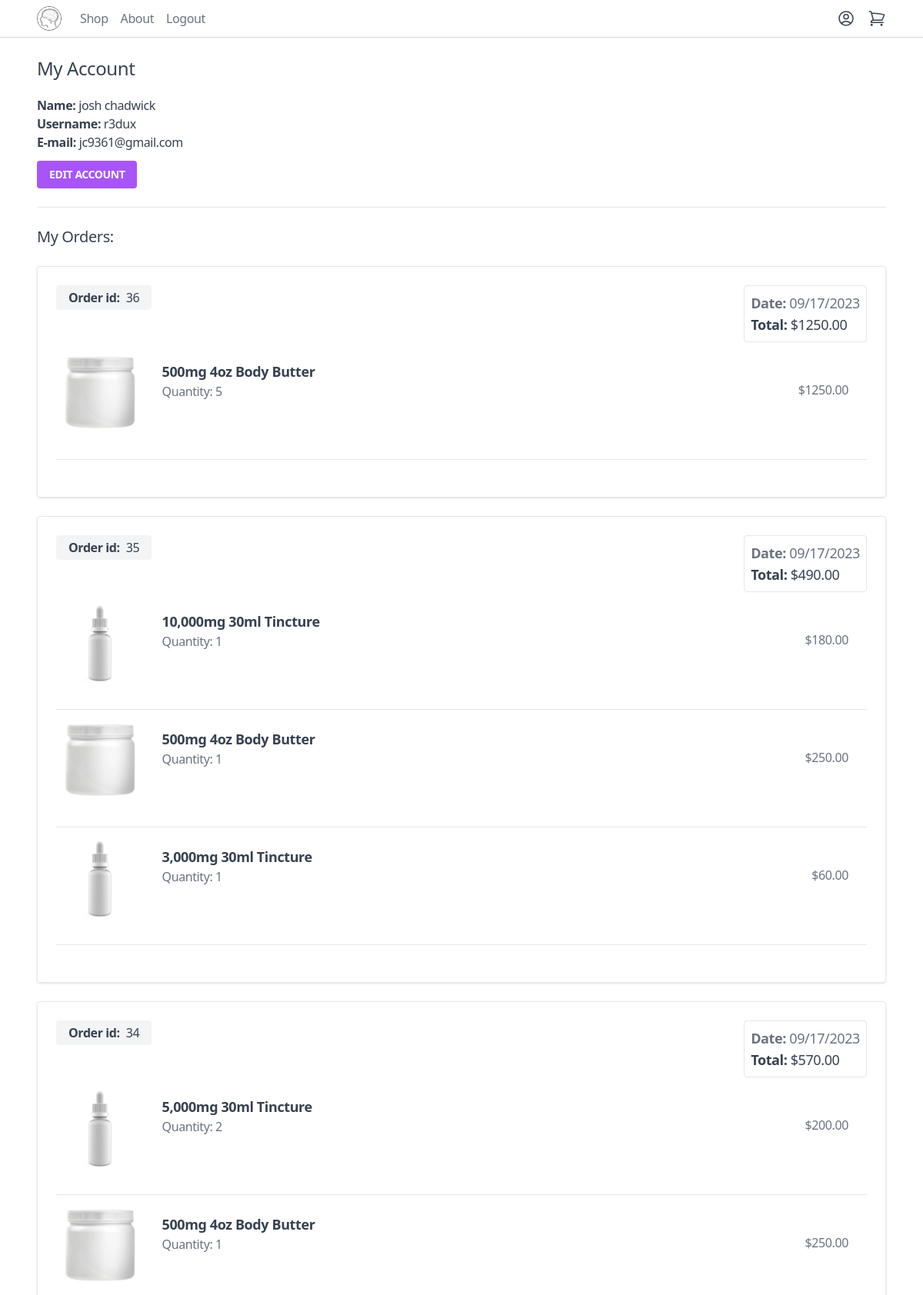
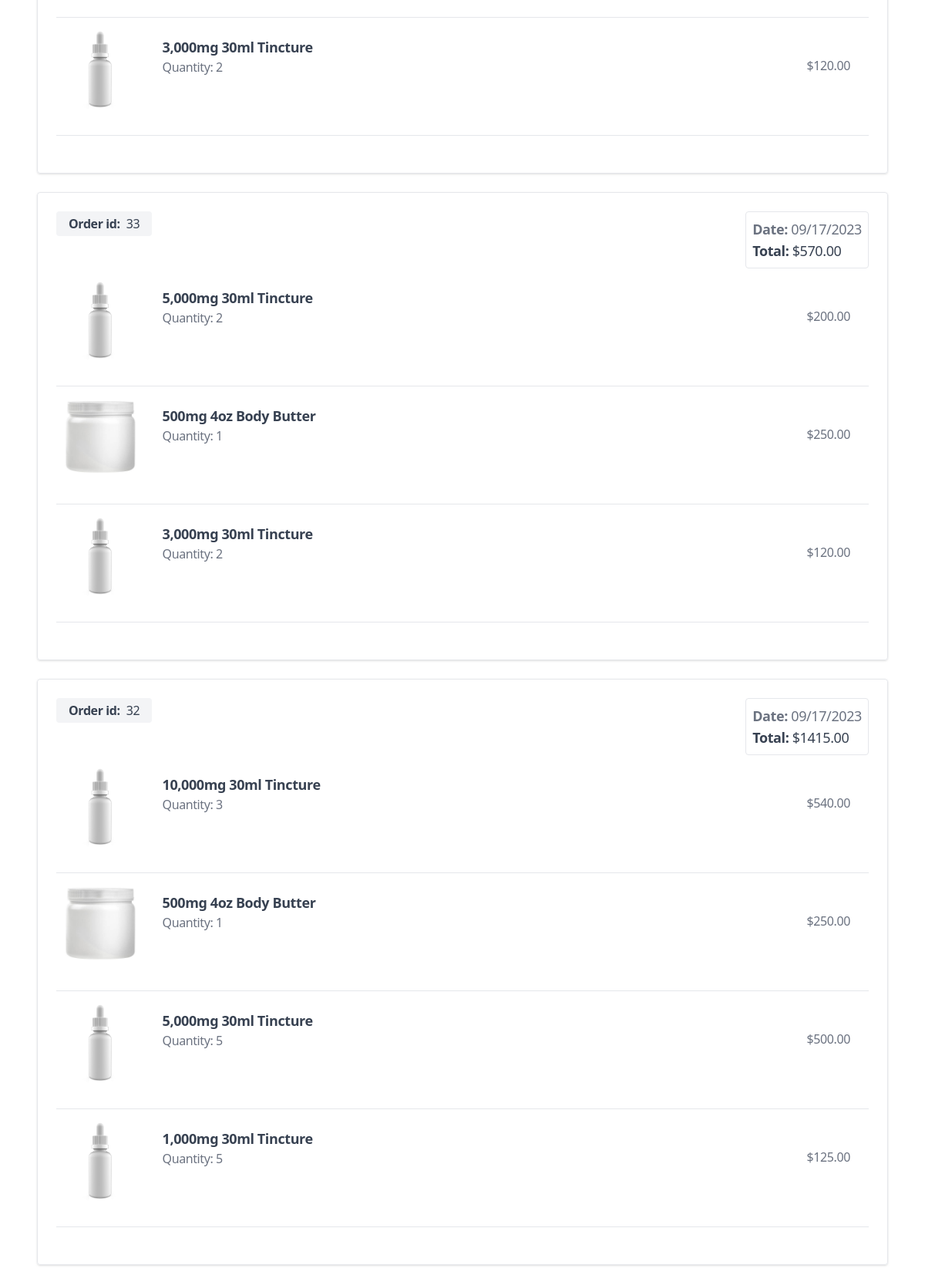
Page /myaccount/ (signed in, upper part) on the committed database (2 pictures, top to bottom).
### order/models.py (models this page shows)
class Order(models.Model):
	ORDERED = 'ordered'
	PAID = 'paid'
	SHIPPED = 'shipped'
	STATUS_CHOICES = [
		(ORDERED, 'Ordered'),
		(PAID, 'Paid'),
		(SHIPPED, 'Shipped'),
	]
	user = models.ForeignKey(User, related_name='orders', blank=True, null=True, on_delete=models.CASCADE)
	first_name = models.CharField(max_length=255)
	last_name = models.CharField(max_length=255)
	email = models.EmailField(max_length=255)
	address = models.CharField(max_length=255)
	postal_code = models.CharField(max_length=255)
	place = models.CharField(max_length=255)
	phone = models.CharField(max_length=255)
	created_at = models.DateTimeField(auto_now_add=True)
	updated_at = models.DateTimeField(auto_now=True)
	is_paid = models.BooleanField(default=False)
	paid_amount = models.IntegerField(default=0)
	status = models.CharField(max_length=50, choices=STATUS_CHOICES, default=ORDERED)
	class Meta:
		ordering = ['-created_at',]
	def get_total_price(self):
		if self.paid_amount:
			return f'{self.paid_amount / 100:.2f}'
		return 0
	stripe_token = models.CharField(max_length=255)
	stripe_charge_id = models.CharField(max_length=255)

class OrderItem(models.Model):
	order = models.ForeignKey(Order, related_name='items', on_delete=models.CASCADE)
	product = models.ForeignKey(Product, related_name='items', on_delete=models.CASCADE)
	price = models.IntegerField()
	quantity = models.IntegerField(default=1)
	def get_total_price(self):
		return f'{(self.price) / 100:.2f}'

### product/models.py (models this page shows, shortened)
class Product(models.Model):
	category = models.ForeignKey(Category, related_name='products', on_delete=models.CASCADE)
	name = models.CharField(max_length=255)
	slug = models.SlugField()
	description = models.TextField(blank=True, null=True)
	price = models.IntegerField()
	created_at = models.DateTimeField(auto_now_add=True)
	image = models.ImageField(upload_to='uploads/', blank=True, null=True)
	thumbnail = models.ImageField(upload_to='uploads/', blank=True, null=True)
	class Meta:
		ordering = ('-created_at',)
	def get_thumbnail(self):
		if self.thumbnail:
			return self.thumbnail.url

### core/views.py (the view)
# urls.py: path('myaccount/', myaccount, name='myaccount'),
@login_required
def myaccount(request):
	return render(request, 'core/myaccount.html')

### cart/cart.py (called while the page is built)
	def __len__(self):
		return sum(item['quantity'] for item in self.cart.values())

### cart/context_processors.py (called while the page is built)
def cart(request):
	return {'cart': Cart(request)}

### core/templates/core/myaccount.html (shortened to what this page needs)
{% extends "core/layout.html" %}
{% block content %}
<div class="max-w-6xl mx-auto py-6 px-6 xl:px-0">
	<h1 class="mb-5 text-2xl">My Account</h1>
	<div class="mb-6">
		<strong>Name: </strong>{{ request.user.get_full_name}}<br>
		<strong>Username: </strong>{{ request.user.username}}<br>
		<strong>E-mail: </strong>{{ request.user.email}}<br>
		<a href="{% url 'edit_myaccount' %}" class="mt-3 inline-block px-4 py-2 rounded bg-purple-500 hover:bg-purple-600 font-semibold uppercase text-white text-sm">Edit Account</a>
	</div>
	<hr>
	<h2 class="my-6 text-xl">My Orders:</h2>
	{% for order in request.user.orders.all %}
	<div class="w-full mb-6 flex flex-wrap border border-gray-200 shadow rounded p-6 group">
		<div class="flex justify-between w-full">
			<div class="mb-6 flex justify-between">
				<a href="#" class="">
					<div class="bg-gray-100 py-1 px-4 rounded">
						<div class="flex gap-2 items-center justify-center">
							<div class="font-semibold">
								Order id:
							</div>
							<div>
								{{ order.id }}
							</div>
						</div>
					</div>
				</a>
			</div>
			<div class="flex justify-end items-end">
				<div class="flex flex-col border border-gray-200 md:group-hover:shadow transition-all duration-200 p-2 rounded">
					<div class="text-lg text-gray-500">
						<span class="font-semibold">Date:</span> {{ order.created_at|date:"m/d/Y" }}
					</div>
					<div class="text-lg">
						<span class="font-semibold">Total:</span> ${{ order.get_total_price }}
					</div>
				</div>
			</div>
		</div>
		<div class="mb-6 w-full">
			{% for item in order.items.all %}
			<div class="product mb-6 flex">
				<a href="#" class="">
					<img src="{{ item.product.get_thumbnail }}" alt="" class="hover:shadow-lg rounded object-cover h-32 w-32">
				</a>
				<div class="w-full p-6">
					<div class="flex justify-between items-center">
						<div class="flex flex-col">
							<div>
								<a href="#" class="text-lg font-semibold w-full">{{ item.product.name }}</a>
							</div>
							<div class="mb-6 text-gray-500">
								Quantity: {{ item.quantity }}
							</div>
						</div>
						<div>
							<div class=" text-gray-500 w-full">${{ item.get_total_price }}</div>
						</div>
					</div>
				</div>
			</div>
			<hr>
			{% endfor %}
		</div>
	</div>
	{% endfor %}
</div>
{% endblock %}

### rows in the picture
Order: id "36", created_at "09/17/2023", get_total_price "1250.00"
OrderItem: product.get_thumbnail (picture), product.name "500mg 4oz Body Butter", quantity "5", get_total_price "1250.00"
Order: id "35", created_at "09/17/2023", get_total_price "490.00"
OrderItem: product.get_thumbnail (picture), product.name "10,000mg 30ml Tincture", quantity "1", get_total_price "180.00"
OrderItem: product.get_thumbnail (picture), product.name "500mg 4oz Body Butter", quantity "1", get_total_price "250.00"
OrderItem: product.get_thumbnail (picture), product.name "3,000mg 30ml Tincture", quantity "1", get_total_price "60.00"
Order: id "34", created_at "09/17/2023", get_total_price "570.00"
OrderItem: product.get_thumbnail (picture), product.name "5,000mg 30ml Tincture", quantity "2", get_total_price "200.00"
OrderItem: product.get_thumbnail (picture), product.name "500mg 4oz Body Butter", quantity "1", get_total_price "250.00"
OrderItem: product.get_thumbnail (picture), product.name "3,000mg 30ml Tincture", quantity "2", get_total_price "120.00"
Order: id "33", created_at "09/17/2023", get_total_price "570.00"
OrderItem: product.get_thumbnail (picture), product.name "5,000mg 30ml Tincture", quantity "2", get_total_price "200.00"
OrderItem: product.get_thumbnail (picture), product.name "500mg 4oz Body Butter", quantity "1", get_total_price "250.00"
OrderItem: product.get_thumbnail (picture), product.name "3,000mg 30ml Tincture", quantity "2", get_total_price "120.00"
Order: id "32", created_at "09/17/2023", get_total_price "1415.00"
OrderItem: product.get_thumbnail (picture), product.name "10,000mg 30ml Tincture", quantity "3", get_total_price "540.00"
OrderItem: product.get_thumbnail (picture), product.name "500mg 4oz Body Butter", quantity "1", get_total_price "250.00"
OrderItem: product.get_thumbnail (picture), product.name "5,000mg 30ml Tincture", quantity "5", get_total_price "500.00"
OrderItem: product.get_thumbnail (picture), product.name "1,000mg 30ml Tincture", quantity "5", get_total_price "125.00"

### other values in the picture
{{ request.user.get_full_name }} "josh chadwick"
{{ request.user.username }} "r3dux"
{{ request.user.email }} "jc9361@gmail.com"
